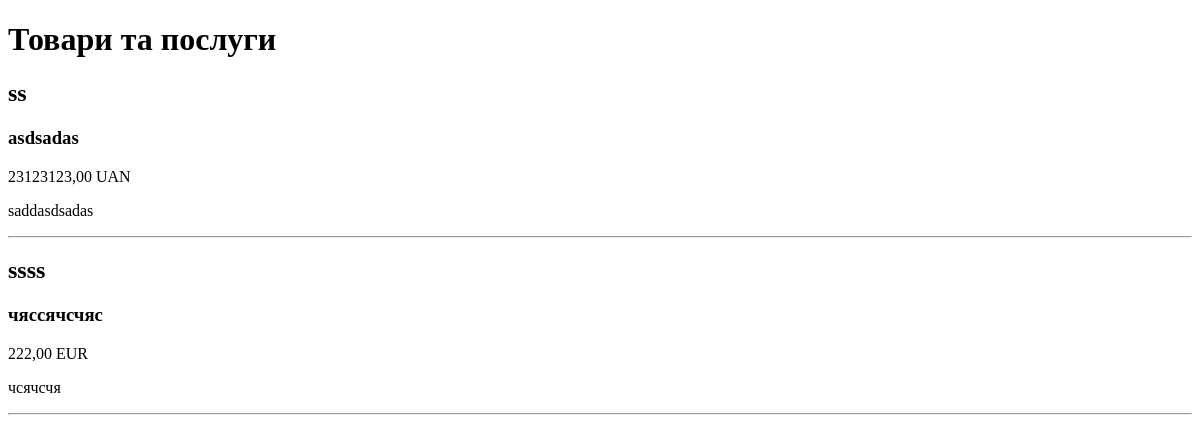
/products/, run on an earlier commit of the app's database.
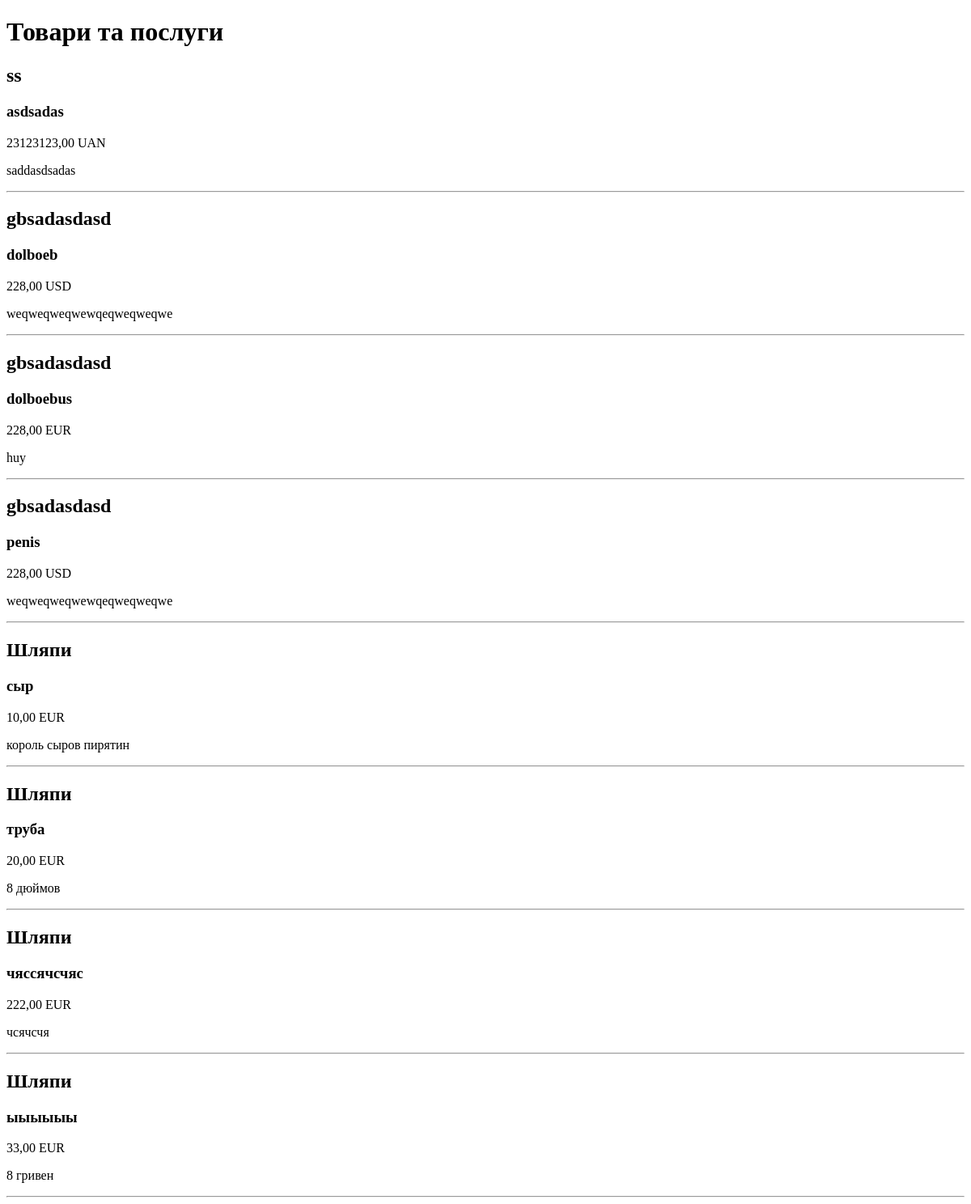
And on a later commit of the database.
### dst/models.py (models this page shows, shortened)
class ServiceOrProduct(models.Model):
    name = models.CharField(max_length=200, verbose_name='Назва', help_text="Назва товару чи послуги", db_index=True)
    image = models.ImageField(upload_to='productsimage/%Y/%m/%d/', verbose_name='Фото',  blank=True, help_text="фото",
                              null=True)
    description = models.TextField(help_text="Опис товару чи послуги", verbose_name='Опис')
    price = models.DecimalField(max_digits=10, decimal_places=2, verbose_name='Ціна', help_text="Ціна")
    UAN = 'UAN'
    EUR = 'EUR'
    USD = 'USD'
    currency = [
        (UAN, 'UAN'),
        (EUR, 'EUR'),
        (USD, 'USD'),
    ]
    currency_rate = models.CharField(max_length=3, choices=currency, default='EUR', verbose_name='Валюта',
                                     help_text="Виберіть валюту")
    slug = models.SlugField(max_length=200, verbose_name='URL',
                            help_text="Коротка назва для url", unique=True, blank=True)
    sale = models.BooleanField(default=False, verbose_name='Знижка')
    connection_between = TreeForeignKey(Category, related_name='ServiceOrProducts', verbose_name="Группа товару",
                                        on_delete=models.CASCADE,)
    class Meta:
        verbose_name = 'Товар/Послуга'
        verbose_name_plural = 'Товари/Послуги'
        ordering = ('name',)

class Category(MPTTModel):
    name = models.CharField(max_length=200, verbose_name='Назва', help_text="Категорія", db_index=True)
    parent = TreeForeignKey('self', on_delete=models.PROTECT, null=True, blank=True, related_name='children',
                          db_index=True, verbose_name='Головна категорія')
    slug = models.SlugField(max_length=200, verbose_name='URL',
                            help_text="Коротка назва для url", unique=True, blank=True)
    class MPTTMeta:
        order_insertion_by = ['name']
    class Meta:
        unique_together = [['parent', 'slug']]
        verbose_name = 'Категорія'
        verbose_name_plural = 'Категорії'
    def __str__(self):
        return self.name

### dst/views.py (the view)
# urls.py: path('products/', products)
def products(request):
    serprod = ServiceOrProduct.objects.all()
    return render(request, 'dst/products.html', {'product': serprod},)

### templates/dst/products.html (shortened to what this page needs)
<!DOCTYPE html>
<html lang="ua">
<head>
</head>
<body>
<h1>Товари та послуги</h1>
{% for item in product %}
<div>
    <h2>{{item.connection_between}}</h2>
    <h3>{{item.name}}</h3>
    <p>{{item.price}} {{item.currency_rate}}</p>
    <p>{{item.description}}</p>
</div>
<hr>
{% endfor %}
</body>
</html>

What changed in the data, as far as the page shows it:
added ServiceOrProduct: connection_between "gbsadasdasd", name "dolboeb", price "228,00", currency_rate "USD", description "weqweqweqwewqeqweqweqwe"
added ServiceOrProduct: connection_between "gbsadasdasd", name "dolboebus", price "228,00", currency_rate "EUR", description "huy"
added ServiceOrProduct: connection_between "gbsadasdasd", name "penis", price "228,00", currency_rate "USD", description "weqweqweqwewqeqweqweqwe"
added ServiceOrProduct: connection_between "Шляпи", name "сыр", price "10,00", currency_rate "EUR", description "король сыров пирятин"
added ServiceOrProduct: connection_between "Шляпи", name "труба", price "20,00", currency_rate "EUR", description "8 дюймов"
changed through a linked row, ServiceOrProduct "чяссячсчяс": connection_between "ssss" → "Шляпи"
added ServiceOrProduct: connection_between "Шляпи", name "ыыыыыы", price "33,00", currency_rate "EUR", description "8 гривен"
